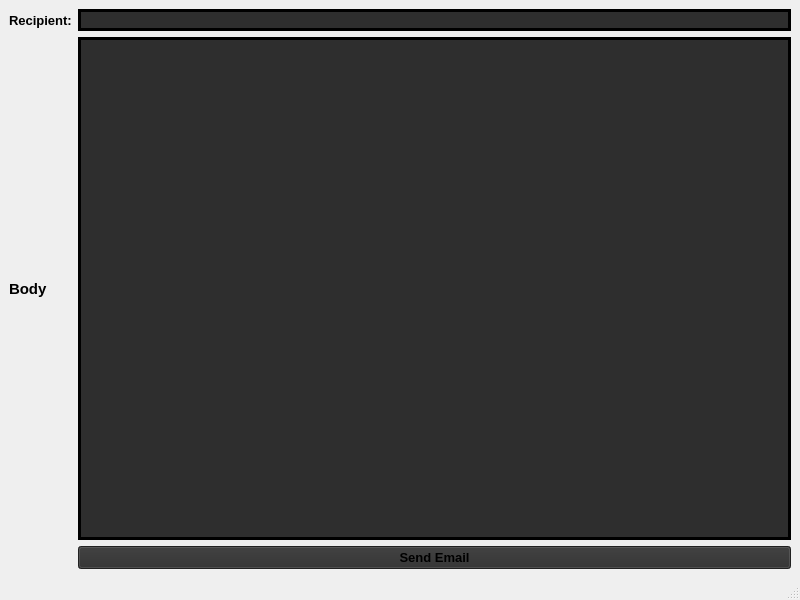
<?xml version="1.0" encoding="UTF-8"?>
<ui version="4.0">
32
 <class>MainWindow</class>
 <widget class="QMainWindow" name="MainWindow">
  <property name="geometry">
   <rect>
    <x>0</x>
    <y>0</y>
    <width>800</width>
    <height>600</height>
   </rect>
  </property>
  <property name="windowTitle">
   <string>MainWindow</string>
  </property>
  <property name="styleSheet">
   <string notr="true">QWidget{
background-color:&quot;black&quot;;
}
QLabel{
color:&quot;white&quot;;
}</string>
  </property>
  <widget class="QWidget" name="centralwidget">
   <layout class="QGridLayout" name="gridLayout">
    <item row="0" column="1">
     <widget class="QLineEdit" name="recp_line">
      <property name="styleSheet">
       <string notr="true">color:&quot;White&quot;;
background-color:rgb(46,46,46);
border-color:&quot;White&quot;;
border-width:3px;
border-style:solid;</string>
      </property>
      <property name="text">
       <string/>
      </property>
     </widget>
    </item>
    <item row="2" column="1">
     <widget class="QPushButton" name="send">
      <property name="font">
       <font>
        <pointsize>10</pointsize>
        <weight>75</weight>
        <bold>true</bold>
       </font>
      </property>
      <property name="styleSheet">
       <string notr="true">background-color:rgb(46,46,46);
color:&quot;white&quot;;</string>
      </property>
      <property name="text">
       <string>Send Email</string>
      </property>
     </widget>
    </item>
    <item row="0" column="0">
     <widget class="QLabel" name="label">
      <property name="font">
       <font>
        <pointsize>10</pointsize>
        <weight>75</weight>
        <bold>true</bold>
       </font>
      </property>
      <property name="styleSheet">
       <string notr="true"/>
      </property>
      <property name="text">
       <string>Recipient:</string>
      </property>
     </widget>
    </item>
    <item row="1" column="1">
     <widget class="QTextEdit" name="body">
      <property name="font">
       <font>
        <pointsize>11</pointsize>
       </font>
      </property>
      <property name="styleSheet">
       <string notr="true">color:&quot;White&quot;;
background-color:rgb(46,46,46);
border-color:&quot;White&quot;;
border-width:3px;
border-style:solid;</string>
      </property>
      <property name="html">
       <string>&lt;!DOCTYPE HTML PUBLIC &quot;-//W3C//DTD HTML 4.0//EN&quot; &quot;http://www.w3.org/TR/REC-html40/strict.dtd&quot;&gt;
&lt;html&gt;&lt;head&gt;&lt;meta name=&quot;qrichtext&quot; content=&quot;1&quot; /&gt;&lt;style type=&quot;text/css&quot;&gt;
p, li { white-space: pre-wrap; }
&lt;/style&gt;&lt;/head&gt;&lt;body style=&quot; font-family:'MS Shell Dlg 2'; font-size:11pt; font-weight:400; font-style:normal;&quot;&gt;
&lt;p style=&quot;-qt-paragraph-type:empty; margin-top:0px; margin-bottom:0px; margin-left:0px; margin-right:0px; -qt-block-indent:0; text-indent:0px;&quot;&gt;&lt;br /&gt;&lt;/p&gt;&lt;/body&gt;&lt;/html&gt;</string>
      </property>
     </widget>
    </item>
    <item row="1" column="0">
     <widget class="QLabel" name="recipient">
      <property name="font">
       <font>
        <pointsize>11</pointsize>
        <weight>75</weight>
        <bold>true</bold>
       </font>
      </property>
      <property name="styleSheet">
       <string notr="true">QWidget{
background-color:&quot;black&quot;;
}
QLabel{
color:&quot;white&quot;;
}
QLineEdit{
color:&quot;white&quot;;
}
QTextEdit{
color:&quot;white&quot;;
background-color:rgb(46,46,46);
}</string>
      </property>
      <property name="text">
       <string>Body</string>
      </property>
     </widget>
    </item>
   </layout>
  </widget>
  <widget class="QMenuBar" name="menubar">
   <property name="geometry">
    <rect>
     <x>0</x>
     <y>0</y>
     <width>800</width>
     <height>21</height>
    </rect>
   </property>
  </widget>
  <widget class="QStatusBar" name="statusbar"/>
 </widget>
 <resources/>
 <connections/>
</ui>
